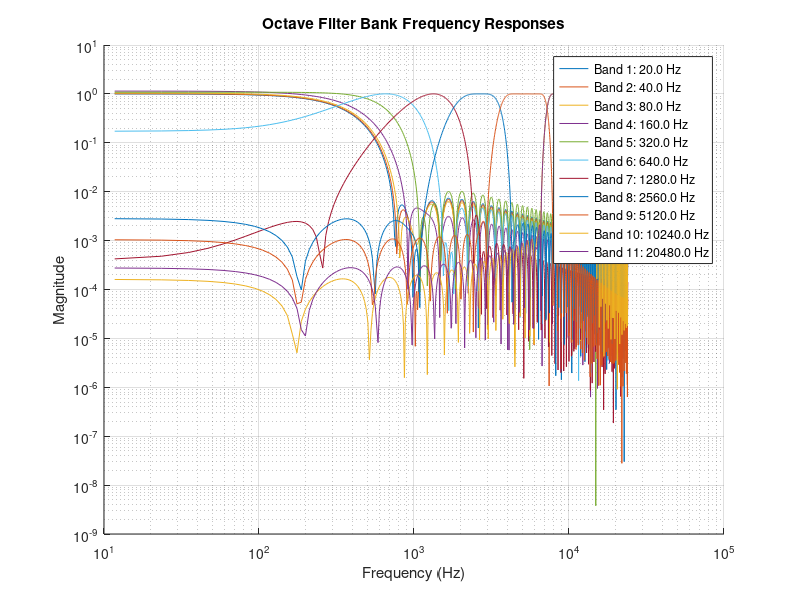
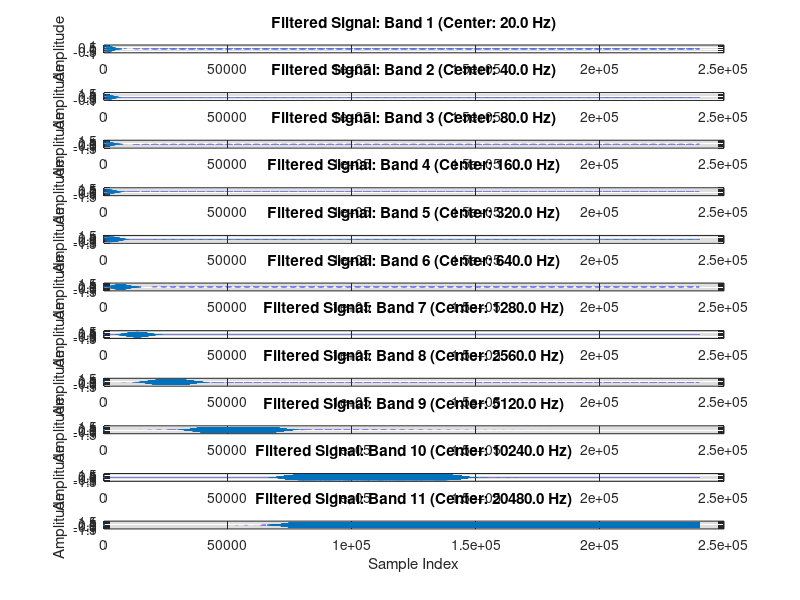
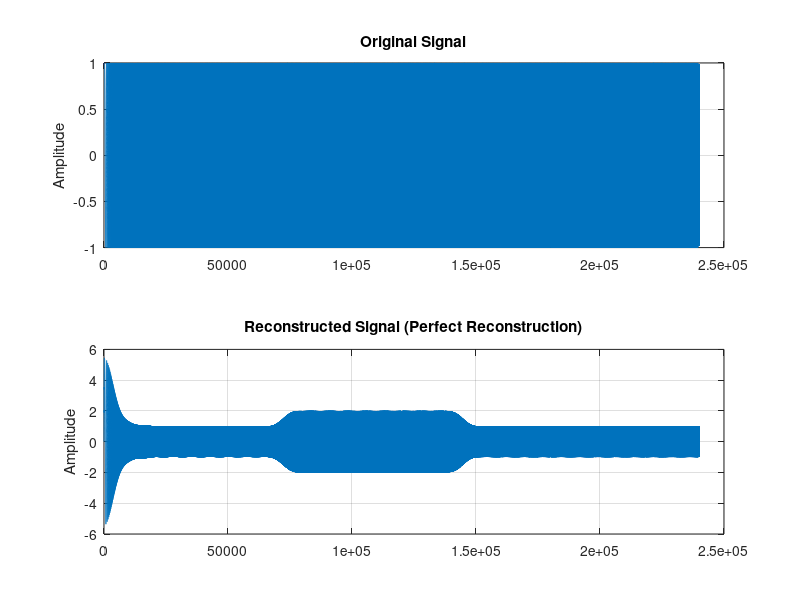

Reproduce these figures in MATLAB, in order.
%% Load Input Signal
clear all; clc; close all;

Xin = load("pcm_48k.mat", '-mat').pcm_48; % Input signal
Fs = 48000; % Sampling Frequency
N = length(Xin);

%% Define Octave Bands
% One octave bands: Center Frequencies (logarithmically spaced)
f_low = 20;        % Start frequency (Hz)
f_high = Fs/2;     % Nyquist frequency

% Generate center frequencies for octave bands
fc = []; 
while f_low < f_high
    fc = [fc f_low];
    f_low = f_low * 2; % Next octave
end

%% Filter Design
filter_order = 128; % FIR Filter order (choose even for linear phase)
Xbands = zeros(N, length(fc)); % Preallocate filtered signal matrix

% Iterate through octave bands and design FIR bandpass filters
for k = 1:length(fc)
    if k == 1 % Special case for the first band (lowpass)
        fpass = fc(k)*sqrt(2)/Fs; % Upper passband frequency (normalized)
        b = fir1(filter_order, fpass, 'low'); % Lowpass FIR filter
    elseif k == length(fc) % Last band (highpass)
        fpass = fc(k)/sqrt(2)/Fs; % Lower passband frequency (normalized)
        b = fir1(filter_order, fpass, 'high'); % Highpass FIR filter
    else % General case: Bandpass filter
        f1 = fc(k)/sqrt(2); % Lower edge of the band
        f2 = fc(k)*sqrt(2); % Upper edge of the band
        b = fir1(filter_order, [f1 f2]/(Fs/2), 'bandpass'); % Bandpass FIR
    end
    
    % Filter input signal to isolate band
    Xbands(:,k) = filter(b, 1, Xin); 
    
    % Optional: Display filter response
    [H, W] = freqz(b, 1, 2048, Fs);
    figure(1); hold on;
    loglog(W, abs(H), 'DisplayName', sprintf('Band %d: %.1f Hz', k, fc(k)));
end

%% Plot Filter Responses
title('Octave Filter Bank Frequency Responses');
xlabel('Frequency (Hz)');
ylabel('Magnitude');
grid on; legend show;

%% Visualize Results
% Time-domain plot for filtered bands
figure(2);
for k = 1:length(fc)
    subplot(length(fc),1,k);
    plot(Xbands(:,k));
    title(sprintf('Filtered Signal: Band %d (Center: %.1f Hz)', k, fc(k)));
    ylabel('Amplitude');
    grid on;
end
xlabel('Sample Index');

%% Perfect Reconstruction
% Sum the filtered outputs
Xreconstructed = sum(Xbands, 2);

% Verify reconstruction
figure(3);
subplot(2,1,1);
plot(Xin);
title('Original Signal');
ylabel('Amplitude');
grid on;

subplot(2,1,2);
plot(Xreconstructed);
title('Reconstructed Signal (Perfect Reconstruction)');
ylabel('Amplitude');
grid on;
